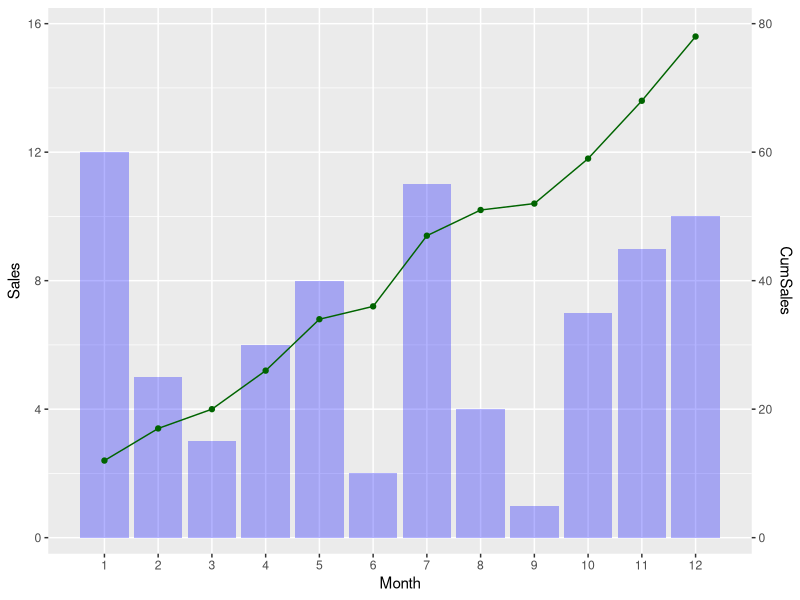
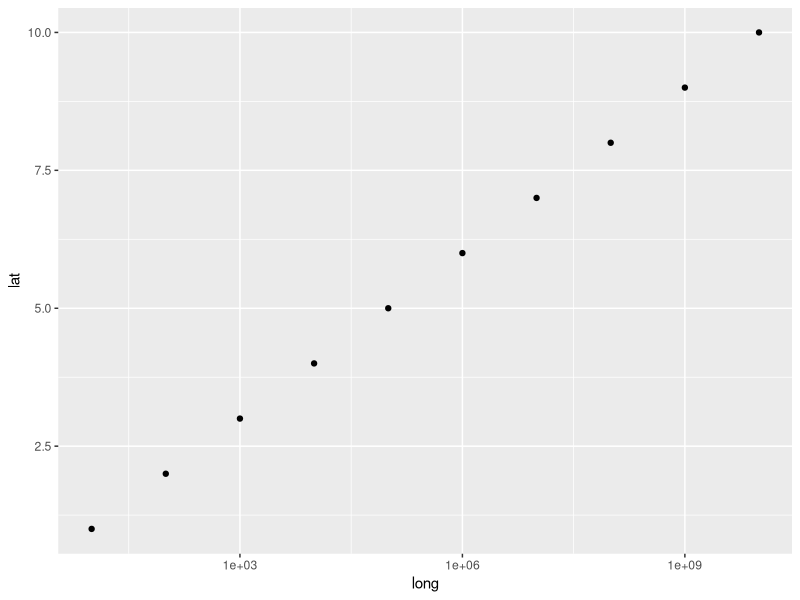
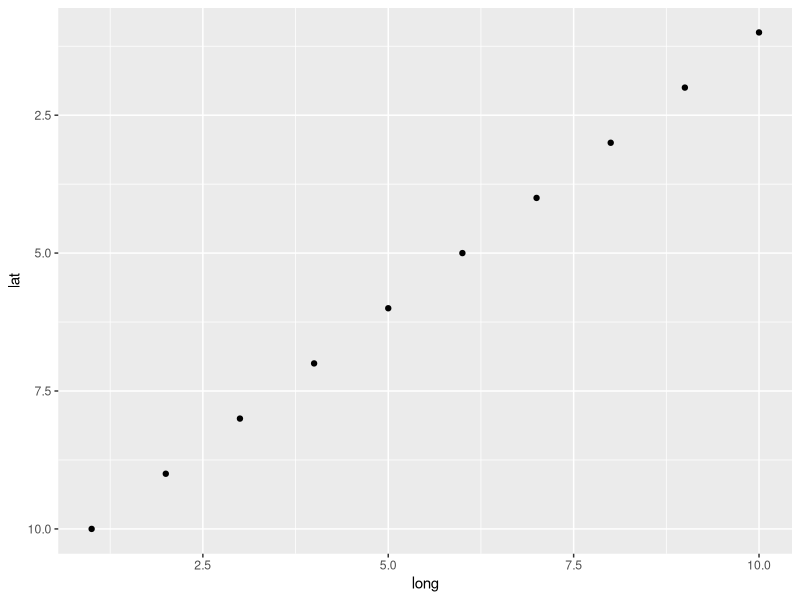
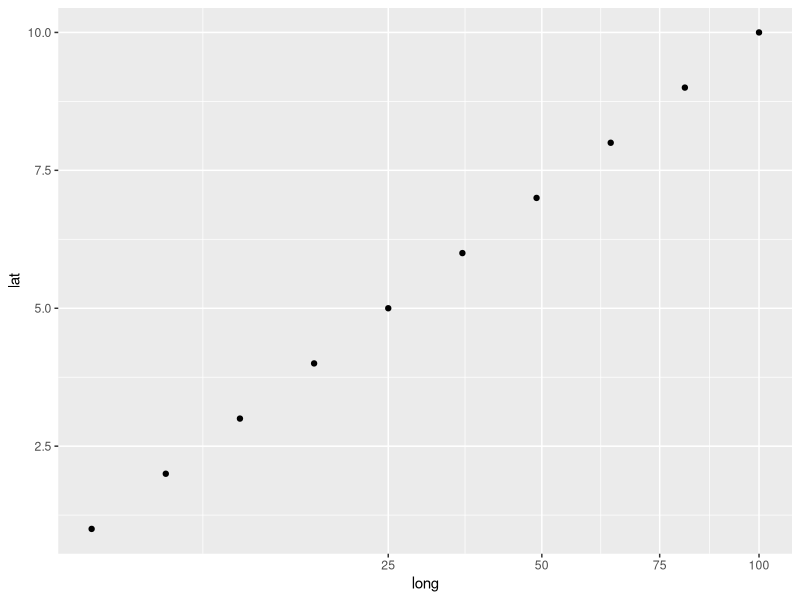
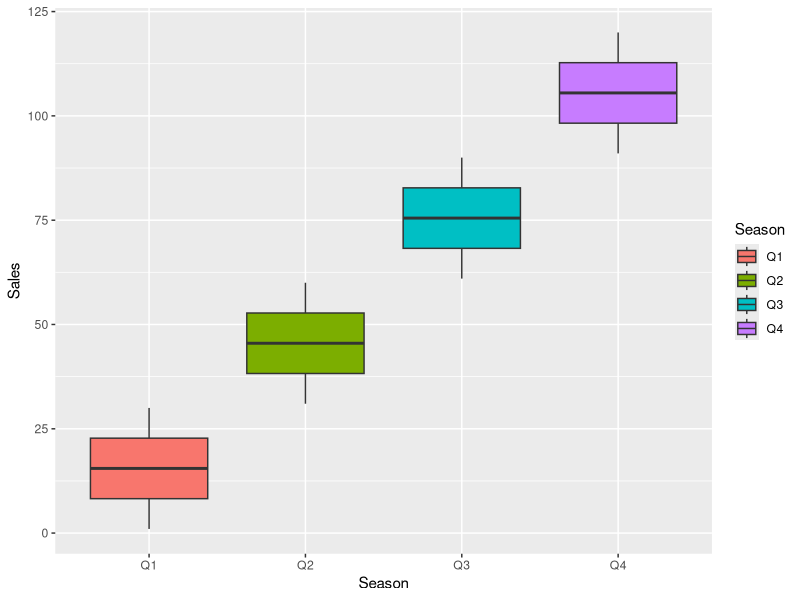
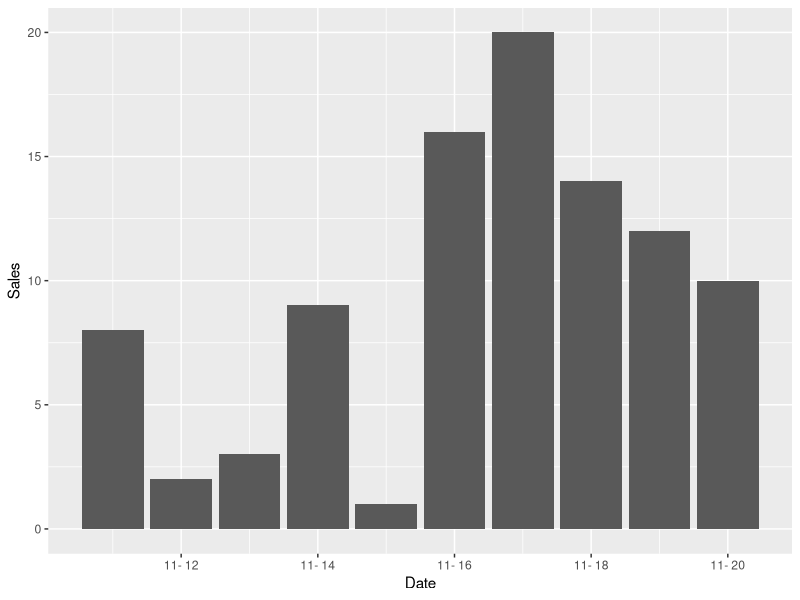

These charts were generated, in order, by the following R code:
## ---- chunk 1
knitr::opts_chunk$set(warning = FALSE, message = FALSE)
knitr::opts_chunk$set(fig.align = "center", fig.width = 6, fig.asp = 0.7)
library(ggplot2)
library(dplyr)
## ---- chunk 2
dat <- tibble(
  Month = c(1:12), 
  Sales = sample(1:12),
  CumSales = cumsum(Sales)
)
ggplot(dat, aes(Month, Sales)) +
  geom_col(fill = "blue", alpha = 0.3) +
  geom_path(aes(Month, CumSales/5), colour = "darkgreen") +
  geom_point(aes(Month, CumSales/5), colour = "darkgreen") +
  scale_y_continuous(
    breaks = seq(0, 16, 4), minor_breaks = seq(0, 16, 2),
    expand = expansion(mult = 0, add = 0.5), limits = c(0, 16),
    sec.axis = sec_axis(trans = ~ 5*., name = "CumSales")
    ) +
  scale_x_continuous(breaks = c(1:12), minor_breaks = NULL)
## ---- chunk 3
dat <- tibble(long = 10^(1:10), lat = 1:10)
ggplot(dat, aes(long, lat)) +
  geom_point() +
  scale_x_log10()
## ---- chunk 4
dat <- tibble(long = 10:1, lat = 1:10)
ggplot(dat, aes(long, lat)) +
  geom_point() +
  scale_y_reverse()
## ---- chunk 5
dat <- tibble(long = (1:10)^2, lat = 1:10)
ggplot(dat, aes(long, lat)) +
  geom_point() +
  scale_x_sqrt()
## ---- chunk 6
dat <- tibble(
  Season = rep(c("Q1", "Q2", "Q3", "Q4", NA), each = 30),
  Sales = c(1:120, sample(1:120, 30))
)
ggplot(dat, aes(Season, Sales, fill = Season)) +
  geom_boxplot() +
  scale_x_discrete(na.translate = FALSE)
## ---- chunk 7
dat <- tibble(
  Date = Sys.Date() + 1:10,
  Sales = sample(20, 10)
)
ggplot(dat, aes(x = Date, y = Sales)) + 
  geom_col() + 
  scale_x_date(date_labels = "%m- %d")
